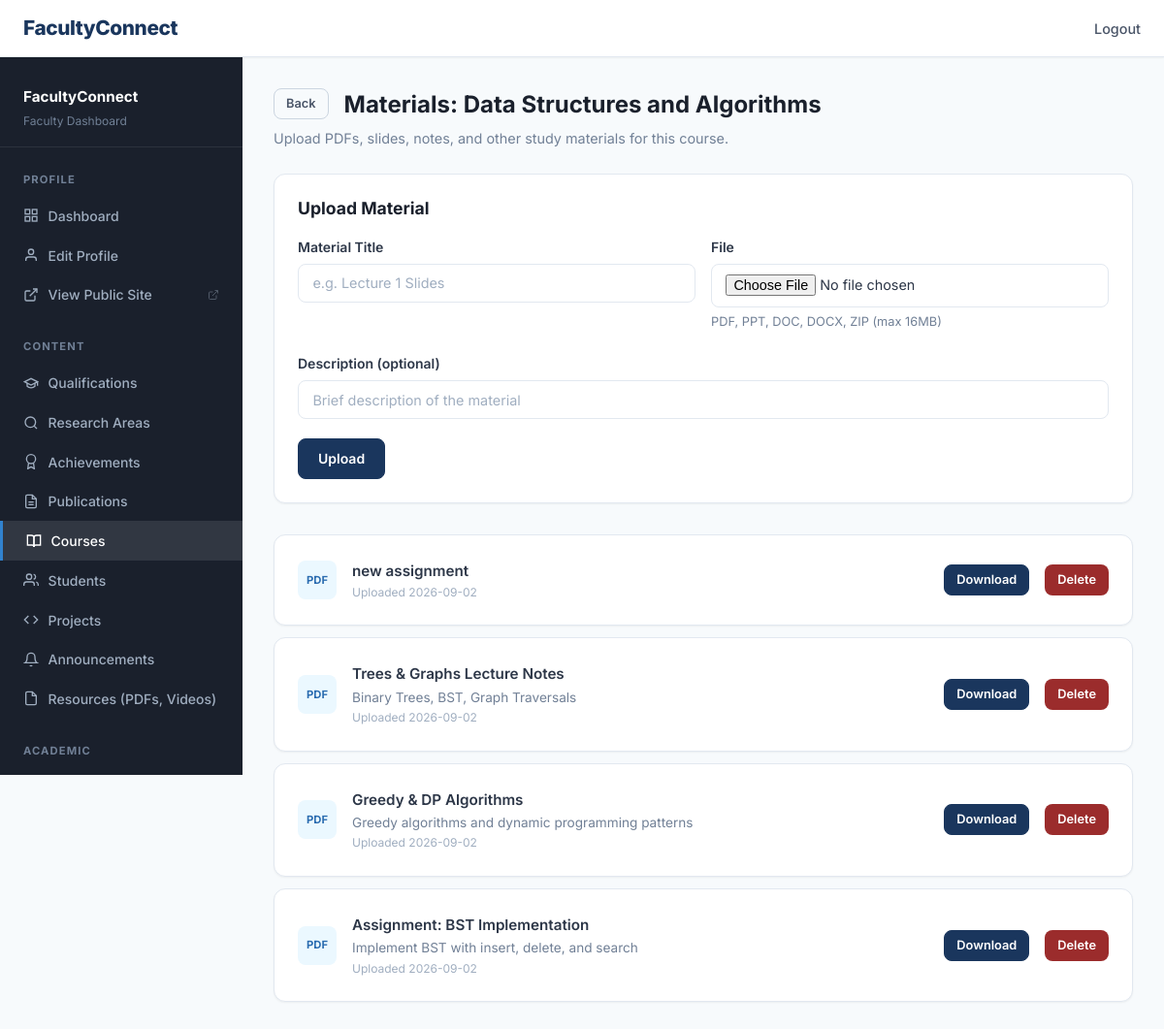
Screenshot of /dashboard/materials/3 (signed in) with the database file from the repository.
### tables this page shows
CREATE TABLE courses (
            id INTEGER PRIMARY KEY AUTOINCREMENT,
            faculty_id INTEGER NOT NULL,
            name TEXT NOT NULL,
            code TEXT DEFAULT '',
            description TEXT DEFAULT '',
            semester TEXT DEFAULT '',
            schedule TEXT DEFAULT '',
            is_published INTEGER DEFAULT 1,
            FOREIGN KEY (faculty_id) REFERENCES faculty(id) ON DELETE CASCADE
        );

CREATE TABLE course_materials (
            id INTEGER PRIMARY KEY AUTOINCREMENT,
            course_id INTEGER NOT NULL,
            faculty_id INTEGER NOT NULL,
            title TEXT NOT NULL,
            file_path TEXT NOT NULL,
            file_type TEXT DEFAULT '',
            description TEXT DEFAULT '',
            uploaded_at TIMESTAMP DEFAULT CURRENT_TIMESTAMP,
            FOREIGN KEY (course_id) REFERENCES courses(id) ON DELETE CASCADE,
            FOREIGN KEY (faculty_id) REFERENCES faculty(id) ON DELETE CASCADE
        );

### app.py (the view, shortened to what this page needs)
@app.route('/dashboard/materials/<int:course_id>', methods=['GET', 'POST'])
@fresh_login_required
def manage_materials(course_id):
    db = get_db()
    fid = g.faculty['id']
    course = db.execute('SELECT * FROM courses WHERE id=? AND faculty_id=?', (course_id, fid)).fetchone()
    if not course:
        abort(404)
    materials = db.execute(
        'SELECT * FROM course_materials WHERE course_id=? AND faculty_id=? ORDER BY uploaded_at DESC',
        (course_id, fid)
    ).fetchall()
    return render_template('faculty/manage_materials.html', faculty=g.faculty, course=course, materials=materials)

### app.py (called while the page is built, shortened)
def get_platform_db():
    try:
        if 'platform_db' not in g:
            g.platform_db = sqlite3.connect(app.config['DATABASE'], timeout=15)
            g.platform_db.row_factory = sqlite3.Row
            g.platform_db.execute('PRAGMA foreign_keys = ON')
            try:
                g.platform_db.execute('PRAGMA journal_mode = WAL')
            except Exception:
                pass
        return g.platform_db
    except RuntimeError:
        db = sqlite3.connect(app.config['DATABASE'], timeout=15)
        db.row_factory = sqlite3.Row
        db.execute('PRAGMA foreign_keys = ON')
        return db

def get_db():
    if 'db' not in g:
        fid = None
        try:
            fid = session.get('faculty_id')
        except RuntimeError:
            pass
        if fid:
            pdb = get_platform_db()
            row = pdb.execute('SELECT is_detached FROM faculty WHERE id = ?', (fid,)).fetchone()
        g.db = sqlite3.connect(app.config['DATABASE'], timeout=15)
        g.db.row_factory = sqlite3.Row
        g.db.execute('PRAGMA foreign_keys = ON')
        try:
            g.db.execute('PRAGMA journal_mode = WAL')
        except Exception:
            pass
        g._using_independent_db = False
    return g.db

def get_faculty_by_id(fid):
    pdb = get_platform_db()
    return pdb.execute('SELECT * FROM faculty WHERE id = ?', (fid,)).fetchone()

def fresh_login_required(f):
    @wraps(f)
    def decorated(*args, **kwargs):
        if 'faculty_id' not in session:
            flash('Please log in.', 'warning')
            return redirect(url_for('login'))
        faculty = get_faculty_by_id(session['faculty_id'])
        if not faculty or not faculty['is_active']:
            session.clear()
            flash('Account not found or deactivated.', 'danger')
            return redirect(url_for('login'))
        g.faculty = faculty
        return f(*args, **kwargs)
    return decorated

@app.context_processor
def inject_admin_counts():
    try:
        pdb = get_platform_db()
        return {
            'pending_migrations_count': pdb.execute("SELECT COUNT(*) c FROM migration_requests WHERE status='pending'").fetchone()['c'],
            'unresolved_threats_count': pdb.execute('SELECT COUNT(*) c FROM threats WHERE is_resolved=0').fetchone()['c'],
        }
    except Exception:
        return {'pending_migrations_count': 0, 'unresolved_threats_count': 0}

### templates/faculty/manage_materials.html (shortened to what this page needs)
<!DOCTYPE html>
<html lang="en">
<head>
    <link rel="stylesheet" href="{{ url_for('static', filename='css/style.css') }}">
</head>
<body>
    <nav class="navbar"><div class="container"><a href="{{ url_for('faculty_dashboard') }}" class="navbar-brand">FacultyConnect</a><ul class="navbar-nav"><li><a href="{{ url_for('logout') }}">Logout</a></li></ul></div></nav>
    <div class="dashboard-layout">
        {% set active_page = 'courses' %}
        {% include 'faculty/_sidebar.html' %}
        <main class="dashboard-content">
            <div style="display: flex; align-items: center; gap: 1rem; margin-bottom: 0.5rem;">
                <a href="{{ url_for('manage_courses') }}" class="btn btn-sm btn-outline">Back</a>
                <h1 style="font-size: 1.5rem; margin: 0;">Materials: {{ course.name }}</h1>
            </div>
            <p style="color: #718096; font-size: 0.9rem; margin-bottom: 1.5rem;">Upload PDFs, slides, notes, and other study materials for this course.</p>
            <div class="card" style="margin-bottom: 2rem;">
                <h3 style="font-size: 1.1rem; margin-bottom: 1rem;">Upload Material</h3>
                <form method="POST" action="{{ url_for('manage_materials', course_id=course.id) }}" enctype="multipart/form-data">
                    <div class="form-row">
                        <div class="form-group">
                            <label for="title">Material Title</label>
                            <input type="text" id="title" name="title" class="form-control" placeholder="e.g. Lecture 1 Slides" required>
                        </div>
                        <div class="form-group">
                            <label for="file">File</label>
                            <input type="file" id="file" name="file" class="form-control" required>
                            <small style="color: #718096; font-size: 0.8rem;">PDF, PPT, DOC, DOCX, ZIP (max 16MB)</small>
                        </div>
                    </div>
                    <div class="form-group">
                        <label for="description">Description (optional)</label>
                        <input type="text" id="description" name="description" class="form-control" placeholder="Brief description of the material">
                    </div>
                    <button type="submit" class="btn btn-primary">Upload</button>
                </form>
            </div>
            {% if materials %}
            {% for m in materials %}
            <div class="card" style="margin-bottom: 0.75rem;">
                <div style="display: flex; align-items: center; gap: 1rem;">
                    <div style="width: 40px; height: 40px; background: #ebf8ff; border-radius: 8px; display: flex; align-items: center; justify-content: center; font-weight: 700; color: #2b6cb0; font-size: 0.7rem; text-transform: uppercase; flex-shrink: 0;">{{ m.file_type or 'file' }}</div>
                    <div style="flex: 1;">
                        <div style="font-weight: 600; font-size: 0.95rem;">{{ m.title }}</div>
                        {% if m.description %}<div style="font-size: 0.85rem; color: #718096;">{{ m.description }}</div>{% endif %}
                        <div style="font-size: 0.75rem; color: #a0aec0;">Uploaded {{ m.uploaded_at[:10] }}</div>
                    </div>
                    <a href="{{ url_for('download_file', filename='materials/' + m.file_path) }}" class="btn btn-sm btn-primary">Download</a>
                    <form method="POST" style="display: inline;" onsubmit="return confirm('Delete this material?')">
                        <button type="submit" class="btn btn-sm btn-danger">Delete</button>
                    </form>
                </div>
            </div>
            {% endfor %}
            {% else %}
            <div class="empty-state"><h3>No materials uploaded yet</h3><p>Upload your first course material using the form above.</p></div>
            {% endif %}
        </main>
    </div>
</body>
</html>

### static/css/style.css (style rules this page uses)
:root { --primary: #1a365d; --primary-light: #2b4c7e; --primary-dark: #0f2440; --accent: #2c5282; --accent-light: #3182ce; --accent-hover: #2b6cb0; --success: #276749; --success-light: #38a169; --warning: #975a16; --warning-light: #d69e2e; --danger: #9b2c2c; --danger-light: #e53e3e; --info: #2b6cb0; --info-light: #4299e1; --gray-50: #f7fafc; --gray-100: #edf2f7; --gray-200: #e2e8f0; --gray-300: #cbd5e0; --gray-400: #a0aec0; --gray-500: #718096; --gray-600: #4a5568; --gray-700: #2d3748; --gray-800: #1a202c; --gray-900: #171923; --white: #ffffff; --font-sans: 'Inter', -apple-system, BlinkMacSystemFont, 'Segoe UI', Roboto, sans-serif; --font-serif: 'Merriweather', Georgia, serif; --shadow-sm: 0 1px 2px rgba(0,0,0,0.05); --shadow: 0 1px 3px rgba(0,0,0,0.1), 0 1px 2px rgba(0,0,0,0.06); --shadow-md: 0 4px 6px rgba(0,0,0,0.07), 0 2px 4px rgba(0,0,0,0.06); --shadow-lg: 0 10px 25px rgba(0,0,0,0.1), 0 4px 6px rgba(0,0,0,0.05); --shadow-xl: 0 20px 40px rgba(0,0,0,0.12); --radius: 8px; --radius-lg: 12px; --radius-xl: 16px; --transition: all 0.2s ease; --transition-slow: all 0.3s ease; }
*, *::before, *::after { margin: 0; padding: 0; box-sizing: border-box; }
html { scroll-behavior: smooth; font-size: 16px; -webkit-font-smoothing: antialiased; -moz-osx-font-smoothing: grayscale; }
body { font-family: var(--font-sans); color: var(--gray-700); background: var(--gray-50); line-height: 1.65; min-height: 100vh; }
a { color: var(--accent-light); text-decoration: none; transition: var(--transition); }
h1, h2, h3, h4, h5, h6 { color: var(--gray-800); line-height: 1.3; margin-bottom: 0.5em; font-weight: 700; }
.container { max-width: 1200px; margin: 0 auto; padding: 0 1.5rem; }
.navbar { background: var(--white); border-bottom: 1px solid var(--gray-200); padding: 0.75rem 0; position: sticky; top: 0; z-index: 100; box-shadow: var(--shadow-sm); backdrop-filter: blur(8px); background: rgba(255,255,255,0.95); }
.navbar .container { display: flex; justify-content: space-between; align-items: center; }
.navbar-brand { font-size: 1.3rem; font-weight: 800; color: var(--primary); text-decoration: none; letter-spacing: -0.02em; }
.navbar-nav { display: flex; gap: 1.5rem; list-style: none; align-items: center; }
.navbar-nav a { color: var(--gray-600); font-weight: 500; font-size: 0.9rem; padding: 0.25rem 0; position: relative; }
.navbar-nav a::after { content: ''; position: absolute; bottom: -2px; left: 0; width: 0; height: 2px; background: var(--accent-light); transition: width 0.2s ease; }
.btn { display: inline-flex; align-items: center; gap: 0.5rem; padding: 0.625rem 1.25rem; border: 1px solid transparent; border-radius: var(--radius); font-family: var(--font-sans); font-size: 0.875rem; font-weight: 600; cursor: pointer; transition: var(--transition); text-decoration: none; line-height: 1.4; white-space: nowrap; }
.btn-primary { background: var(--primary); color: var(--white); border-color: var(--primary); }
.btn-danger { background: var(--danger); color: var(--white); }
.btn-outline { background: transparent; border-color: var(--gray-300); color: var(--gray-600); }
.btn-sm { padding: 0.375rem 0.75rem; font-size: 0.8rem; }
.form-group { margin-bottom: 1.25rem; }
.form-group label { display: block; margin-bottom: 0.375rem; font-weight: 600; font-size: 0.875rem; color: var(--gray-700); }
.form-control { width: 100%; padding: 0.65rem 0.9rem; border: 1.5px solid var(--gray-200); border-radius: var(--radius); font-family: var(--font-sans); font-size: 0.9rem; color: var(--gray-700); background: var(--white); transition: var(--transition); }
.form-control::placeholder { color: var(--gray-400); }
.form-row { display: grid; grid-template-columns: 1fr 1fr; gap: 1rem; }
.card { background: var(--white); border: 1px solid var(--gray-200); border-radius: var(--radius-lg); padding: 1.5rem; box-shadow: var(--shadow-sm); transition: var(--transition); }
.dashboard-layout { display: grid; grid-template-columns: 250px 1fr; min-height: calc(100vh - 60px); }
.dashboard-content { padding: 2rem; background: var(--gray-50); min-height: 100%; }

### rows the page displays
courses: name "Data Structures and Algorithms"
course_materials: file_type "PDF", title "new assignment", uploaded_at "2026-09-02"
course_materials: file_type "PDF", title "Trees & Graphs Lecture Notes", description "Binary Trees, BST, Graph Traversals", uploaded_at "2026-09-02"
course_materials: file_type "PDF", title "Greedy & DP Algorithms", description "Greedy algorithms and dynamic programming patterns", uploaded_at "2026-09-02"
course_materials: file_type "PDF", title "Assignment: BST Implementation", description "Implement BST with insert, delete, and search", uploaded_at "2026-09-02"
